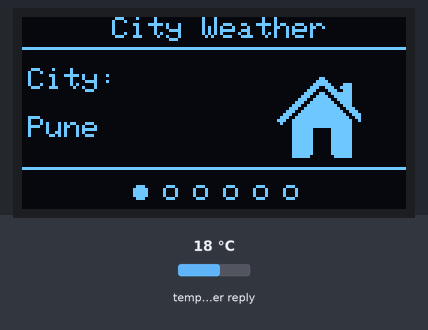
Recording of a sketch running on a simulated ESP32. Shown: 128×64 one-colour display. Inputs (shaded band) come from the test bench; at power-on: temperature in the weather reply 18 °C. WiFi joins after 1.5 s; servers stay silent unless stated; web services answer with replies made up by the test bench.

Above: at 1.9 s.
At 7.9 s:
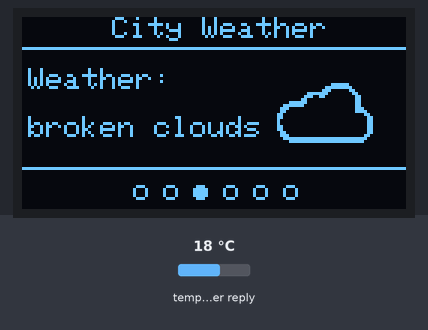
At 10.9 s:
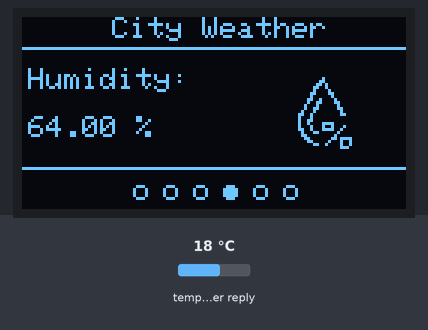
At 14.0 s:
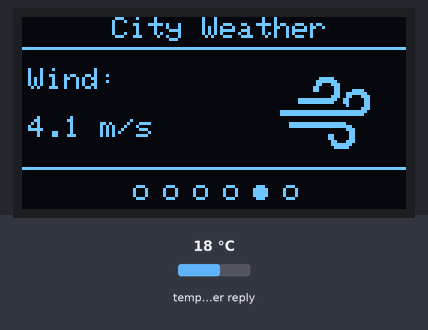
At 23.0 s:
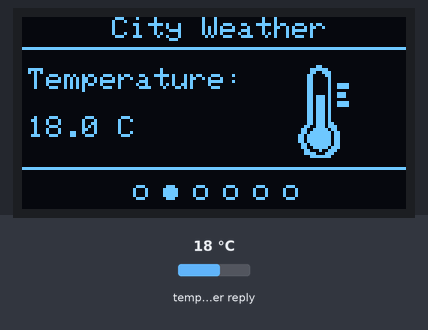
At 35.1 s:
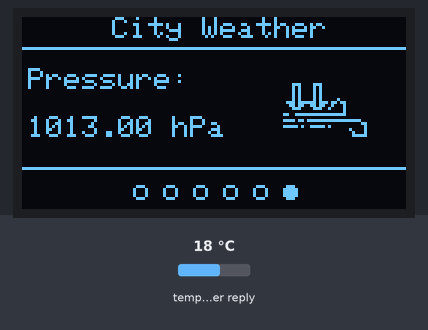

The sketch:

API-MAIN.ino
```cpp
#include <Adafruit_GFX.h>
#include <Adafruit_SH110X.h>
#include "ESP32WeatherStation.h"

Adafruit_SH1106G display(128, 64, &Wire, -1);
ESP32WeatherStation weatherStation(&display);
const char* SSID = "Hacked";
const char* PASSWORD = "25june2004";

void setup() {
  Serial.begin(115200);
  weatherStation.setWiFi(SSID, PASSWORD);
  weatherStation.setLocation("Pune", "IN");
  weatherStation.setAPIKey("b12063ea5512f9cf0a836cf94fe512e6");
  weatherStation.begin();
}

void loop() {
  weatherStation.update();
}
```

ESP32WeatherStation.h
```cpp
#ifndef ESP32WEATHERSTATION_H
#define ESP32WEATHERSTATION_H

#include <WiFi.h>
#include <HTTPClient.h>
#include <ArduinoJson.h>
#include <Adafruit_GFX.h>
#include <Adafruit_SH110X.h>
#include <Arduino.h>

class ESP32WeatherStation {
public:
    ESP32WeatherStation(Adafruit_SH1106G* display);

    void setWiFi(const char* ssid, const char* password);
    void setLocation(const String& city, const String& countryCode);
    void setAPIKey(const String& key);

    void begin();
    void update();

private:
    Adafruit_SH1106G* display;
    const char* ssid;
    const char* password;
    String city, countryCode, apiKey;

    String cityName, description;
    float temp, windSpeed, pressure, humidity;
    int currentPage = 0;
    const int totalPages = 6;

    void connectWiFi();
    void getWeatherData();
    void drawHeader();
    void drawFooter(int currentPage);
    void showPage(const String& title, const String& data, const uint8_t* icon, int pageIndex);
    const uint8_t* getWeatherIcon(String desc);

    // Internal bitmaps
    static const unsigned char cityIcon[];
    static const unsigned char tempIcon[];
    static const unsigned char humidityIcon[];
    static const unsigned char pressureIcon[];
    static const unsigned char windIcon[];
    static const unsigned char clearSky[];
    static const unsigned char cloudRain[];
    static const unsigned char thunderStorm[];
    static const unsigned char fog[];
    static const unsigned char mist[];
    static const unsigned char cloudIcon[];
};

#endif
```

Source omitted: ESP32WeatherStation.cpp (25602 bytes)

Measured:
- what the display in image 0 shows lasts 3.0 s, from 1.8 s to 4.8 s
